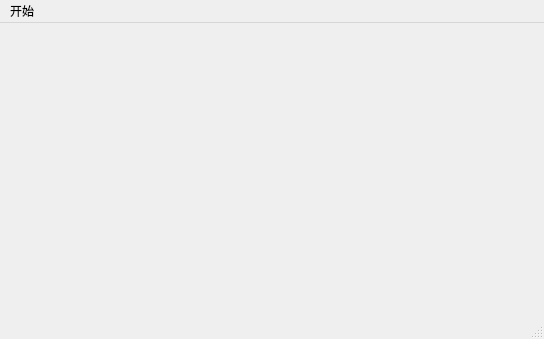
<?xml version="1.0" encoding="UTF-8"?>
<ui version="4.0">
 <class>MainWindow</class>
 <widget class="QMainWindow" name="MainWindow">
  <property name="geometry">
   <rect>
    <x>0</x>
    <y>0</y>
    <width>544</width>
    <height>339</height>
   </rect>
  </property>
  <property name="windowTitle">
   <string>MainWindow</string>
  </property>
  <widget class="QWidget" name="centralwidget">
   <layout class="QVBoxLayout" name="verticalLayout">
    <item>
     <widget class="QStackedWidget" name="stackedWidget">
      <widget class="QWidget" name="chessRoomPage"/>
      <widget class="QWidget" name="stockManagePage"/>
      <widget class="QWidget" name="saleManagePage"/>
      <widget class="QWidget" name="userInfoPage"/>
      <widget class="QWidget" name="benefitAnalyPage"/>
     </widget>
    </item>
   </layout>
  </widget>
  <widget class="QMenuBar" name="menubar">
   <property name="geometry">
    <rect>
     <x>0</x>
     <y>0</y>
     <width>544</width>
     <height>23</height>
    </rect>
   </property>
   <widget class="QMenu" name="startMenu">
    <property name="title">
     <string>开始</string>
    </property>
    <addaction name="chessRoomAction"/>
    <addaction name="stockManageAction"/>
    <addaction name="userInfoAction"/>
    <addaction name="saleManageAction"/>
    <addaction name="benefitAnalyAction"/>
   </widget>
   <addaction name="startMenu"/>
  </widget>
  <widget class="QStatusBar" name="statusbar"/>
  <action name="chessRoomAction">
   <property name="text">
    <string>棋牌房间管理</string>
   </property>
  </action>
  <action name="stockManageAction">
   <property name="text">
    <string>商品库存管理</string>
   </property>
  </action>
  <action name="userInfoAction">
   <property name="text">
    <string>用户信息</string>
   </property>
  </action>
  <action name="saleManageAction">
   <property name="text">
    <string>销售管理</string>
   </property>
  </action>
  <action name="benefitAnalyAction">
   <property name="text">
    <string>收益分析</string>
   </property>
  </action>
 </widget>
 <resources/>
 <connections/>
</ui>
